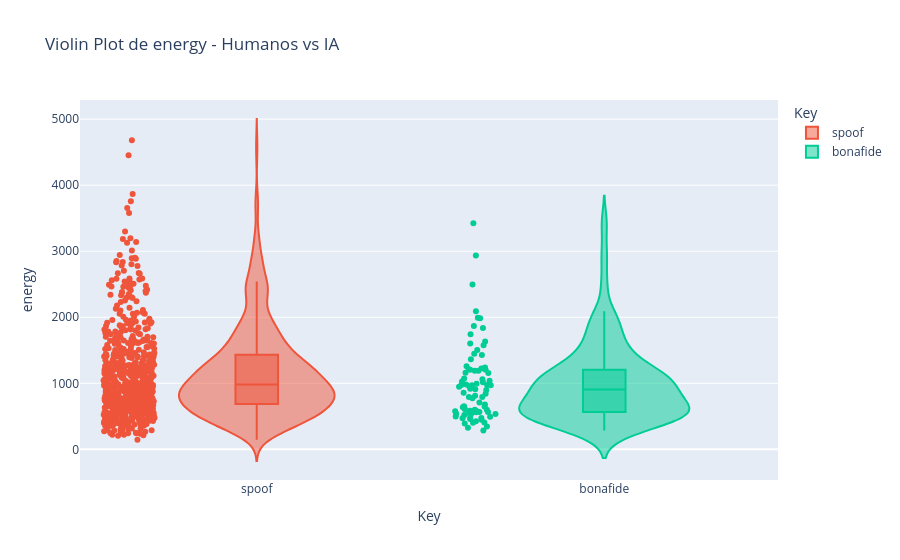
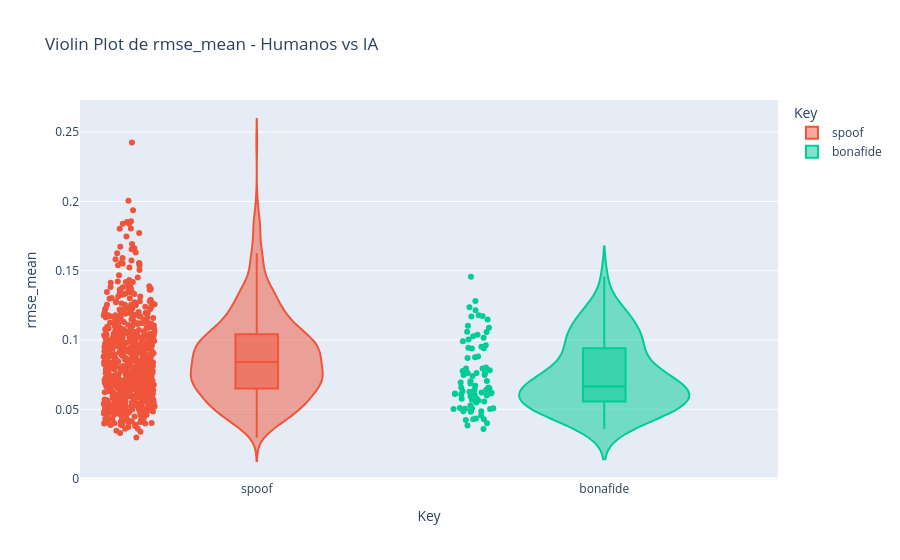

Notebook code for these charts, in order:
### Markdown cell above
## 6. Gráficos de Violín (Violin Plots)
Los violin plots son excelentes para comparar la forma completa de las distribuciones. Ayudan a ver si hay bimodalidad y dónde se concentra la mayor densidad de probabilidad, de una forma más elegante y descriptiva que un simple boxplot.

### Code cell
for feature in features_to_plot:
    fig = px.violin(df, y=feature, x="Key", color="Key", box=True, points="all",
                    title=f'Violin Plot de {feature} - Humanos vs IA',
                    color_discrete_map={'spoof': '#EF553B', 'bonafide': '#00CC96'})
    fig.show()

### Figure 1 — Plotly figure (JSON) as saved in the notebook; plotly's stock layout.template omitted (floating-point values rounded to 4 significant figures; data arrays with more than 128 entries replaced by an {"elided": "..."} marker saying what was removed)
{"data": [{"alignmentgroup": "True", "box": {"visible": true}, "hovertemplate": "Key=%{x}<br>energy=%{y}<extra></extra>", "legendgroup": "spoof", "marker": {"color": "#EF553B"}, "name": "spoof", "offsetgroup": "spoof", "orientation": "v", "points": "all", "scalegroup": "True", "showlegend": true, "type": "violin", "x": {"elided": "643 str values"}, "x0": " ", "xaxis": "x", "y": {"elided": "643 float values"}, "y0": " ", "yaxis": "y"}, {"alignmentgroup": "True", "box": {"visible": true}, "hovertemplate": "Key=%{x}<br>energy=%{y}<extra></extra>", "legendgroup": "bonafide", "marker": {"color": "#00CC96"}, "name": "bonafide", "offsetgroup": "bonafide", "orientation": "v", "points": "all", "scalegroup": "True", "showlegend": true, "type": "violin", "x": ["bonafide", "bonafide", "bonafide", "bonafide", "bonafide", "bonafide", "bonafide", "bonafide", "bonafide", "bonafide", "bonafide", "bonafide", "bonafide", "bonafide", "bonafide", "bonafide", "bonafide", "bonafide", "bonafide", "bonafide", "bonafide", "bonafide", "bonafide", "bonafide", "bonafide", "bonafide", "bonafide", "bonafide", "bonafide", "bonafide", "bonafide", "bonafide", "bonafide", "bonafide", "bonafide", "bonafide", "bonafide", "bonafide", "bonafide", "bonafide", "bonafide", "bonafide", "bonafide", "bonafide", "bonafide", "bonafide", "bonafide", "bonafide", "bonafide", "bonafide", "bonafide", "bonafide", "bonafide", "bonafide", "bonafide", "bonafide", "bonafide", "bonafide", "bonafide", "bonafide", "bonafide", "bonafide", "bonafide", "bonafide", "bonafide", "bonafide", "bonafide", "bonafide", "bonafide", "bonafide", "bonafide", "bonafide", "bonafide", "bonafide", "bonafide", "bonafide", "bonafide", "bonafide", "bonafide", "bonafide", "bonafide", "bonafide"], "x0": " ", "xaxis": "x", "y": [496.0, 791.2, 1017.0, 973.8, 1427.0, 841.6, 1364.0, 1992.0, 565.7, 1226.0, 1073.0, 899.6, 474.4, 458.2, 775.2, 1158.0, 404.4, 584.1, 1204.0, 1869.0, 328.8, 811.5, 448.6, 344.4, 549.4, 982.2, 392.5, 1063.0, 910.4, 1633.0, 537.1, 1026.0, 519.8, 651.2, 1504.0, 424.5, 1603.0, 857.7, 639.3, 598.3, 1447.0, 477.2, 286.3, 1191.0, 565.4, 2496.0, 992.1, 680.4, 2092.0, 1257.0, 1745.0, 973.0, 1239.0, 600.5, 577.2, 793.9, 970.1, 1191.0, 710.8, 1985.0, 469.7, 952.0, 2936.0, 605.9, 3425.0, 1837.0, 536.8, 649.8, 407.8, 970.6, 1037.0, 1211.0, 539.4, 1159.0, 566.6, 917.6, 581.5, 1575.0, 563.1, 949.4, 492.2, 1206.0], "y0": " ", "yaxis": "y"}], "layout": {"legend": {"title": {"text": "Key"}, "tracegroupgap": 0}, "title": {"text": "Violin Plot de energy - Humanos vs IA"}, "violinmode": "overlay", "xaxis": {"anchor": "y", "categoryarray": ["spoof", "bonafide"], "categoryorder": "array", "domain": [0, 1], "title": {"text": "Key"}}, "yaxis": {"anchor": "x", "domain": [0, 1], "title": {"text": "energy"}}}}

### Figure 2 — Plotly figure (JSON) as saved in the notebook; plotly's stock layout.template omitted (floating-point values rounded to 4 significant figures; data arrays with more than 128 entries replaced by an {"elided": "..."} marker saying what was removed)
{"data": [{"alignmentgroup": "True", "box": {"visible": true}, "hovertemplate": "Key=%{x}<br>rmse_mean=%{y}<extra></extra>", "legendgroup": "spoof", "marker": {"color": "#EF553B"}, "name": "spoof", "offsetgroup": "spoof", "orientation": "v", "points": "all", "scalegroup": "True", "showlegend": true, "type": "violin", "x": {"elided": "643 str values"}, "x0": " ", "xaxis": "x", "y": {"elided": "643 float values"}, "y0": " ", "yaxis": "y"}, {"alignmentgroup": "True", "box": {"visible": true}, "hovertemplate": "Key=%{x}<br>rmse_mean=%{y}<extra></extra>", "legendgroup": "bonafide", "marker": {"color": "#00CC96"}, "name": "bonafide", "offsetgroup": "bonafide", "orientation": "v", "points": "all", "scalegroup": "True", "showlegend": true, "type": "violin", "x": ["bonafide", "bonafide", "bonafide", "bonafide", "bonafide", "bonafide", "bonafide", "bonafide", "bonafide", "bonafide", "bonafide", "bonafide", "bonafide", "bonafide", "bonafide", "bonafide", "bonafide", "bonafide", "bonafide", "bonafide", "bonafide", "bonafide", "bonafide", "bonafide", "bonafide", "bonafide", "bonafide", "bonafide", "bonafide", "bonafide", "bonafide", "bonafide", "bonafide", "bonafide", "bonafide", "bonafide", "bonafide", "bonafide", "bonafide", "bonafide", "bonafide", "bonafide", "bonafide", "bonafide", "bonafide", "bonafide", "bonafide", "bonafide", "bonafide", "bonafide", "bonafide", "bonafide", "bonafide", "bonafide", "bonafide", "bonafide", "bonafide", "bonafide", "bonafide", "bonafide", "bonafide", "bonafide", "bonafide", "bonafide", "bonafide", "bonafide", "bonafide", "bonafide", "bonafide", "bonafide", "bonafide", "bonafide", "bonafide", "bonafide", "bonafide", "bonafide", "bonafide", "bonafide", "bonafide", "bonafide", "bonafide", "bonafide"], "x0": " ", "xaxis": "x", "y": [0.06107, 0.06436, 0.09615, 0.0599, 0.1059, 0.07941, 0.1038, 0.1027, 0.0549, 0.1237, 0.05627, 0.06387, 0.05554, 0.05083, 0.06929, 0.1003, 0.04283, 0.06525, 0.1173, 0.117, 0.04545, 0.07943, 0.0527, 0.04231, 0.04886, 0.07821, 0.05084, 0.07396, 0.08807, 0.1103, 0.03584, 0.07768, 0.05027, 0.0485, 0.1148, 0.04855, 0.094, 0.07469, 0.06213, 0.04822, 0.09911, 0.06564, 0.03827, 0.07619, 0.0428, 0.0951, 0.07026, 0.06298, 0.1456, 0.1088, 0.09394, 0.06271, 0.08703, 0.05682, 0.05096, 0.07626, 0.05804, 0.05948, 0.06706, 0.08755, 0.05016, 0.09436, 0.1179, 0.06061, 0.1281, 0.1057, 0.06185, 0.04334, 0.06862, 0.06148, 0.05045, 0.08024, 0.06044, 0.07033, 0.05755, 0.07483, 0.0658, 0.1216, 0.06131, 0.07649, 0.03993, 0.1016], "y0": " ", "yaxis": "y"}], "layout": {"legend": {"title": {"text": "Key"}, "tracegroupgap": 0}, "title": {"text": "Violin Plot de rmse_mean - Humanos vs IA"}, "violinmode": "overlay", "xaxis": {"anchor": "y", "categoryarray": ["spoof", "bonafide"], "categoryorder": "array", "domain": [0, 1], "title": {"text": "Key"}}, "yaxis": {"anchor": "x", "domain": [0, 1], "title": {"text": "rmse_mean"}}}}
